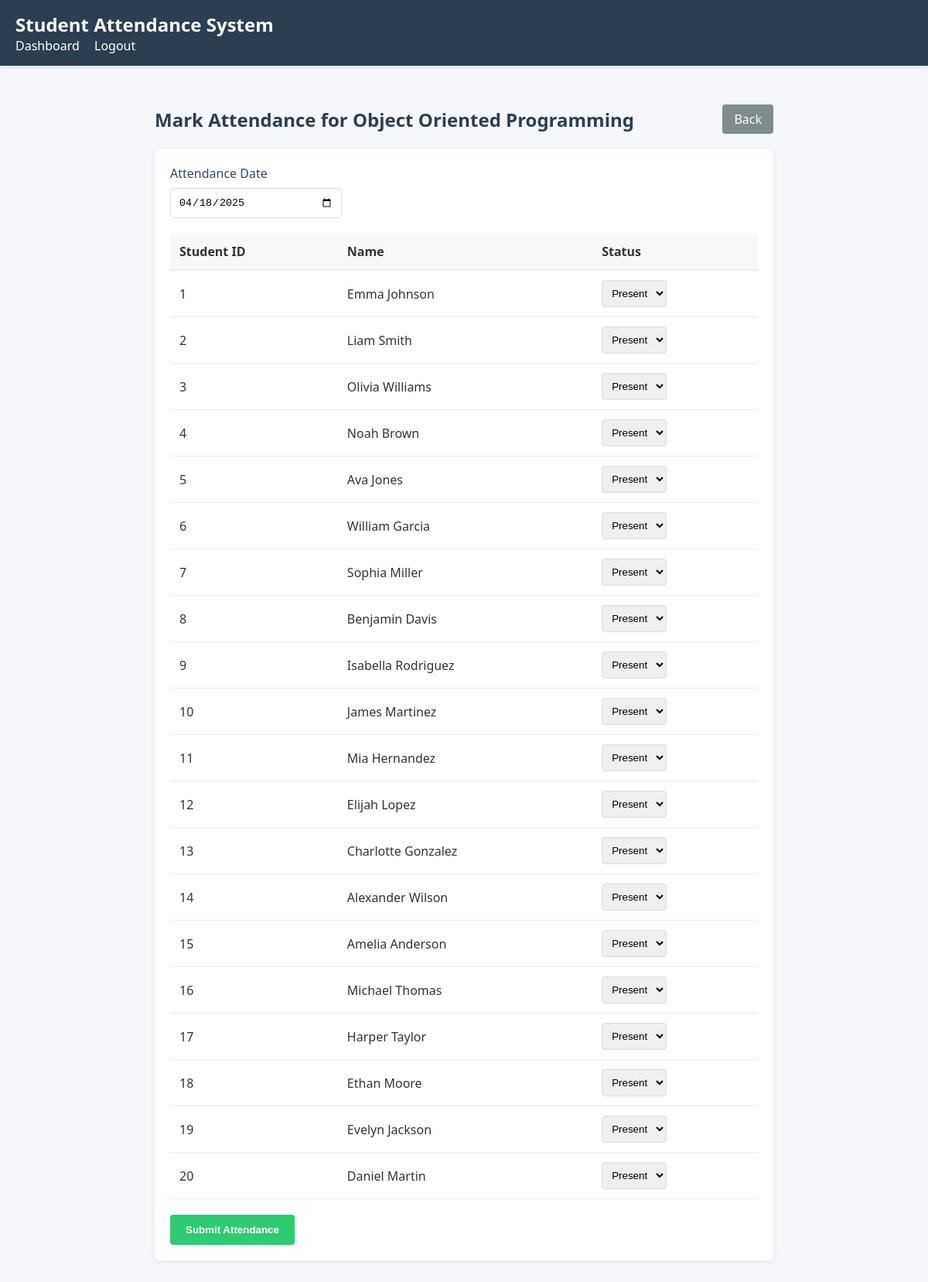
/teachers/mark_attendance.php?course_id=3 (signed in), run on the app's committed database.
### tables this page shows
CREATE TABLE courses (
    course_id INT AUTO_INCREMENT PRIMARY KEY,
    course_name VARCHAR(100) NOT NULL,
    course_code VARCHAR(20) UNIQUE NOT NULL,
    semester INT NOT NULL
);

CREATE TABLE students (
    student_id INT AUTO_INCREMENT PRIMARY KEY,
    name VARCHAR(100) NOT NULL,
    email VARCHAR(100) UNIQUE NOT NULL,
    phone_number VARCHAR(15) NULL,
    status ENUM('active', 'inactive') DEFAULT 'active'
);

### teachers/mark_attendance.php (the view, shortened to what this page needs)
<?php
require_once '../config/db.php';
$course_id = $_GET['course_id'];
$stmt = $pdo->prepare("SELECT * FROM courses WHERE course_id = ?");
$stmt->execute([$course_id]);
$course = $stmt->fetch();
$stmt = $pdo->prepare("
    SELECT s.* FROM students s
    JOIN student_courses sc ON s.student_id = sc.student_id
    WHERE sc.course_id = ? AND s.status = 'active'
");
$stmt->execute([$course_id]);
$students = $stmt->fetchAll();
?>
<?php include '../includes/header.php'; ?>
<div style="max-width: 800px; margin: 30px auto;">
    <div style="display: flex; justify-content: space-between; align-items: center; margin-bottom: 20px;">
        <h2 style="color: #2c3e50; margin: 0;">Mark Attendance for <?php echo htmlspecialchars($course['course_name']); ?></h2>
        <a href="dashboard.php" style="background: #7f8c8d; color: white; padding: 8px 15px; border-radius: 4px; text-decoration: none;">Back</a>
    </div>
    <form method="post" style="background: white; padding: 20px; border-radius: 8px; box-shadow: 0 2px 10px rgba(0,0,0,0.05);">
        <div style="margin-bottom: 20px;">
            <label style="display: block; margin-bottom: 8px; color: #34495e; font-weight: 500;">Attendance Date</label>
            <input type="date" name="attendance_date" required
                   style="width: 200px; padding: 10px; border: 1px solid #ddd; border-radius: 4px;"
                   value="<?php echo date('Y-m-d'); ?>">
        </div>
        <div style="overflow-x: auto;">
            <table style="width: 100%; border-collapse: collapse; margin-bottom: 20px;">
                <thead>
                    <tr style="background: #f8f9fa;">
                        <th style="padding: 12px; text-align: left; border-bottom: 2px solid #eee;">Student ID</th>
                        <th style="padding: 12px; text-align: left; border-bottom: 2px solid #eee;">Name</th>
                        <th style="padding: 12px; text-align: left; border-bottom: 2px solid #eee;">Status</th>
                    </tr>
                </thead>
                <tbody>
                    <?php foreach ($students as $student): ?>
                    <tr style="border-bottom: 1px solid #eee;">
                        <td style="padding: 12px;"><?php echo htmlspecialchars($student['student_id']); ?></td>
                        <td style="padding: 12px;"><?php echo htmlspecialchars($student['name']); ?></td>
                        <td style="padding: 12px;">
                            <select name="attendance[<?php echo htmlspecialchars($student['student_id']); ?>]"
                                    style="padding: 8px; border: 1px solid #ddd; border-radius: 4px;">
                                <option value="present">Present</option>
                            </select>
                        </td>
                    </tr>
                    <?php endforeach; ?>
                </tbody>
            </table>
        </div>
        <button type="submit"
                style="background: #2ecc71; color: white; padding: 12px 20px; border: none; border-radius: 4px; cursor: pointer; font-weight: bold;">
            Submit Attendance
        </button>
    </form>
</div>
<?php include '../includes/footer.php'; ?>

### includes/header.php (style rules this page uses)
body { font-family: 'Segoe UI', Tahoma, Geneva, Verdana, sans-serif; margin: 0; padding: 0; background-color: #f5f7fa; color: #333; }

### data on the page
courses: course_name "Object Oriented Programming"
students: student_id "1", name "Emma Johnson", student_id "Present"
students: student_id "2", name "Liam Smith", student_id "Present"
students: student_id "3", name "Olivia Williams", student_id "Present"
students: student_id "4", name "Noah Brown", student_id "Present"
students: student_id "5", name "Ava Jones", student_id "Present"
students: student_id "6", name "William Garcia", student_id "Present"
students: student_id "7", name "Sophia Miller", student_id "Present"
students: student_id "8", name "Benjamin Davis", student_id "Present"
students: student_id "9", name "Isabella Rodriguez", student_id "Present"
students: student_id "10", name "James Martinez", student_id "Present"
students: student_id "11", name "Mia Hernandez", student_id "Present"
students: student_id "12", name "Elijah Lopez", student_id "Present"
students: student_id "13", name "Charlotte Gonzalez", student_id "Present"
students: student_id "14", name "Alexander Wilson", student_id "Present"
students: student_id "15", name "Amelia Anderson", student_id "Present"
students: student_id "16", name "Michael Thomas", student_id "Present"
students: student_id "17", name "Harper Taylor", student_id "Present"
students: student_id "18", name "Ethan Moore", student_id "Present"
students: student_id "19", name "Evelyn Jackson", student_id "Present"
students: student_id "20", name "Daniel Martin", student_id "Present"
